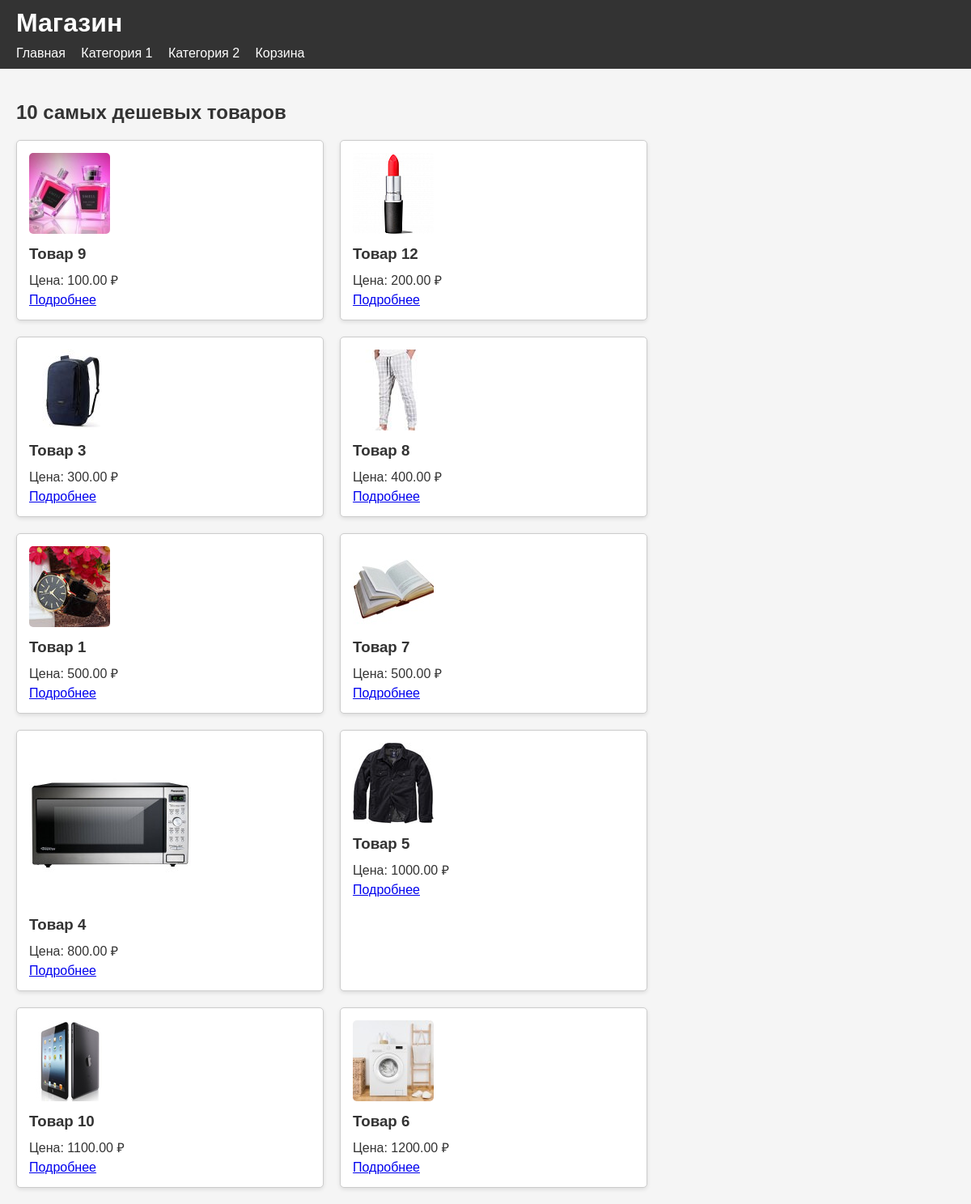
The page / on the database its author committed.
### tables this page shows
CREATE TABLE `categories` (
  `id` int(11) NOT NULL,
  `name` varchar(255) NOT NULL
);

CREATE TABLE `products` (
  `id` int(11) NOT NULL,
  `name` varchar(255) NOT NULL,
  `description` text,
  `stock` int(11) NOT NULL DEFAULT '0',
  `price` decimal(10,2) NOT NULL
);

### index.php (called while the page is built, shortened)
<?php
require_once 'includes/db.php';
require_once 'includes/functions.php';
$page = $_GET['page'] ?? 'home';
require "pages/{$page}.php";
?>

### includes/functions.php (called while the page is built, shortened)
<?php
function fetchCategories($pdo) {
    $stmt = $pdo->query("SELECT * FROM categories");
    return $stmt->fetchAll();
}
function fetchProducts($pdo, $limit = null, $categoryId = null) {
    $query = "SELECT products.*, GROUP_CONCAT(images.image_path) AS images
              FROM products
              LEFT JOIN product_images AS images ON products.id = images.product_id";
    $query .= " GROUP BY products.id ORDER BY products.price ASC";
    if ($limit) {
        $query .= " LIMIT :limit";
    }
    $stmt = $pdo->prepare($query);
    if ($limit) {
        $stmt->bindValue(':limit', $limit, PDO::PARAM_INT);
    }
    $stmt->execute();
    return $stmt->fetchAll();
}
?>

### pages/home.php (the view, shortened to what this page needs)
<?php
$products = fetchProducts($pdo, 10);
?>
<!DOCTYPE html>
<html lang="en">
<head>
    <link rel="stylesheet" href="css/styles.css">
</head>
<body>
    <header>
        <h1>Магазин</h1>
        <nav>
            <a href="index.php">Главная</a>
            <?php $categories = fetchCategories($pdo); ?>
            <?php foreach ($categories as $category): ?>
                <a href="index.php?page=category&id=<?= $category['id'] ?>"><?= $category['name'] ?></a>
            <?php endforeach; ?>
            <a href="index.php?page=cart">Корзина</a>
        </nav>
    </header>
    <main>
        <h2>10 самых дешевых товаров</h2>
        <div class="products">
            <?php foreach ($products as $product): ?>
                <div class="product">
                    <img src="images/<?= $product['images'] ?>" alt="<?= $product['name'] ?>">
                    <h3><?= $product['name'] ?></h3>
                    <p>Цена: <?= $product['price'] ?> ₽</p>
                    <a href="index.php?page=product&id=<?= $product['id'] ?>">Подробнее</a>
                </div>
            <?php endforeach; ?>
        </div>
    </main>
</body>
</html>

### css/styles.css (style rules this page uses)
body { font-family: Arial, sans-serif; margin: 0; padding: 0; background-color: #f5f5f5; color: #333; }
header { background-color: #333; color: #fff; padding: 10px 20px; }
header h1 { margin: 0; }
nav { margin-top: 10px; }
nav a { color: #fff; text-decoration: none; margin-right: 15px; }
main { padding: 20px; }
.products { display: flex; flex-wrap: wrap; gap: 20px; }
.product, .product-detail { border: 1px solid #ccc; border-radius: 5px; background: #fff; padding: 15px; width: 30%; box-shadow: 0 2px 5px rgba(0, 0, 0, 0.1); }
.product img, .product-detail img { max-width: 100%; height: auto; border-radius: 5px; }
.product h3 { margin: 10px 0; }
.product p { margin: 5px 0; }

### rows shown on the page
categories: name "Категория 1"
categories: name "Категория 2"
products: shows a picture, name "Товар 9", price "100.00"
products: shows a picture, name "Товар 12", price "200.00"
products: shows a picture, name "Товар 3", price "300.00"
products: shows a picture, name "Товар 8", price "400.00"
products: shows a picture, name "Товар 1", price "500.00"
products: shows a picture, name "Товар 7", price "500.00"
products: shows a picture, name "Товар 4", price "800.00"
products: shows a picture, name "Товар 5", price "1000.00"
products: shows a picture, name "Товар 10", price "1100.00"
products: shows a picture, name "Товар 6", price "1200.00"
